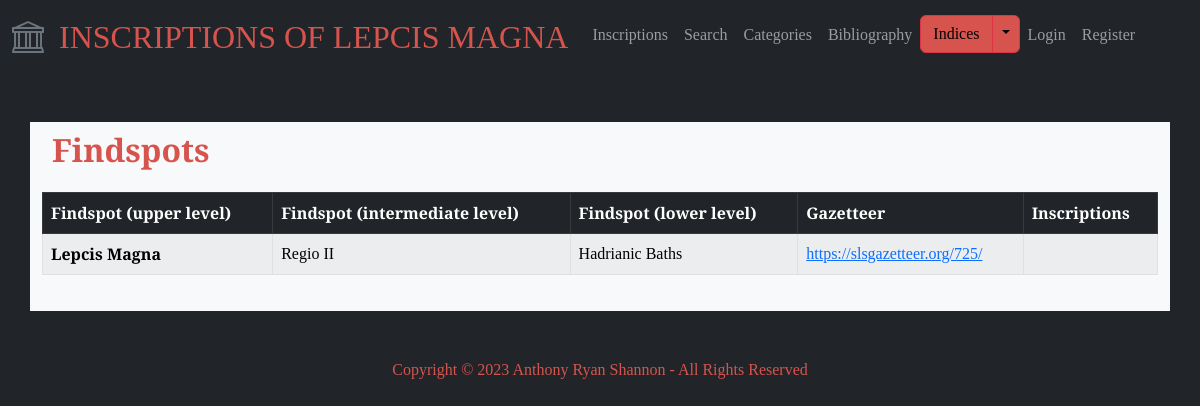
Page /findspots on the earlier database version.
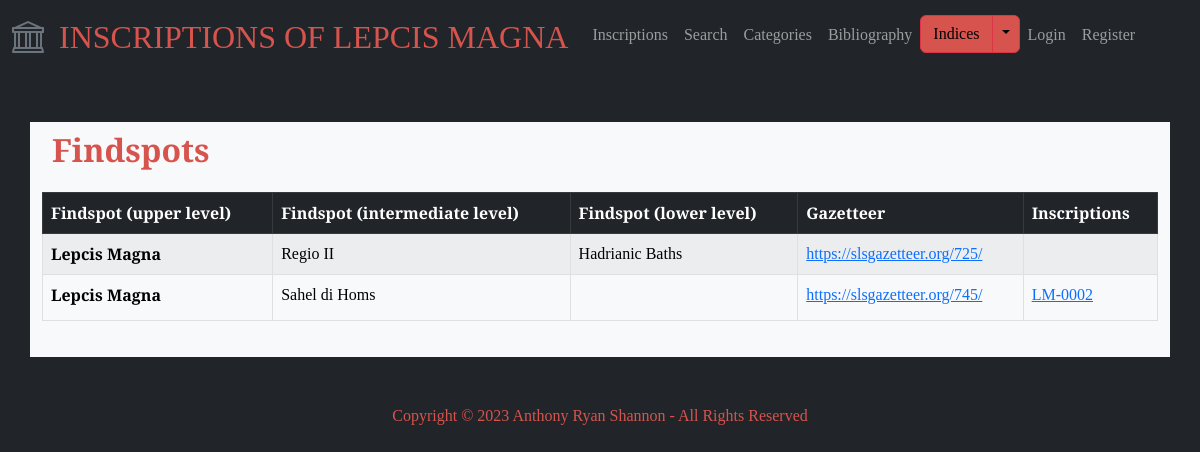
Same page on the later database version.
### lepcismagna/models.py (models this page shows, shortened)
class Findspot(models.Model):
    findspots_upper = models.CharField(max_length=255, blank=True)
    findspots_intermediate = models.CharField(max_length=255, blank=True)
    findspots_lower = models.CharField(max_length=255, blank=True)
    gazetteer = models.URLField(max_length=255, blank=True)
    inscriptions = models.ManyToManyField('Inscription', blank=True)

class Inscription(models.Model):
    entry_creation_time = models.DateTimeField(auto_now_add=True)
    entry_creator = models.ForeignKey(User, on_delete=models.CASCADE, blank=True, null=True)
    is_validated = models.BooleanField(default=False)
    inscription_id = models.CharField(max_length=20, blank=True)
    title = models.CharField(max_length=100, blank=True)
    description = models.TextField(blank=True)
    materials = models.ManyToManyField('Material', blank=True, related_name='materials')
    object_types = models.ManyToManyField('ObjectType', blank=True, related_name='object_types')
    text = models.TextField(blank=True)
    techniques = models.ManyToManyField('Technique', blank=True, related_name='techniques')
    letters = models.TextField(blank=True)
    languages = models.ManyToManyField('Language', blank=True, related_name='languages')
    date = models.CharField(max_length=50)
    findspot_desc = models.TextField(blank=True)
    associated_inscr = models.ManyToManyField('self', blank=True)
    original_location = models.CharField(max_length=255)
    last_recorded_location = models.CharField(max_length=255)
    repositories = models.ManyToManyField('Repository', blank=True, related_name='repositories')
    categories = models.ManyToManyField('Category', blank=True, related_name='categories')
    transcription_interpretive = models.TextField(blank=True)
    transcription_diplomatic = models.TextField(blank=True)
    transcription_appcrit = models.TextField(blank=True)
    translation_english = models.TextField(blank=True)
    commentary = models.TextField(blank=True)
    epigraphic_references = models.ManyToManyField('EpigraphicReference', blank=True, related_name='epigraphic_references')
    bibliography_text = models.TextField(blank=True)
    bibliography_entries = models.ManyToManyField('Bibliography', blank=True, related_name='bibliography_entries')
    images = models.ManyToManyField('Image', blank=True, related_name='images')
    abbreviations = models.ManyToManyField('Abbreviation', blank=True, related_name='abbreviations')
    age_at_death = models.ManyToManyField('AgeAtDeath', blank=True, related_name='age_at_death')
    divine_sacred_beings = models.ManyToManyField('DivineSacredBeing', blank=True, related_name='divine_sacred_beings')
    emperors_imperial_family = models.ManyToManyField('EmperorImperialFamily', blank=True, related_name='emperors_imperial_family')
    erasures = models.ManyToManyField('Erasure', blank=True, related_name='erasures')
    findspots = models.ManyToManyField('Findspot', blank=True, related_name='findspots')
    fragments = models.ManyToManyField('Fragment', blank=True, related_name='fragments')
    organizations = models.ManyToManyField('Organization', blank=True, related_name='organizations')
    people = models.ManyToManyField('Person', blank=True, related_name='people')
    personal_names = models.ManyToManyField('PersonalName', blank=True, related_name='personal_names')
    place_names = models.ManyToManyField('PlaceName', blank=True, related_name='place_names')
    symbols = models.ManyToManyField('Symbol', blank=True, related_name='symbols')
    words = models.ManyToManyField('Word', blank=True, related_name='words')

### lepcismagna/views.py (the view)
# urls.py: path("findspots", views.findspots, name="findspots"),
def findspots(request):
    findspots = Findspot.objects.all()
    return render(request, "lepcismagna/findspots.html", {"findspots": findspots})

### lepcismagna/templates/lepcismagna/findspots.html
{% extends "lepcismagna/layout.html" %} {% block body %}
<div class="index-header">
  <h2>Findspots</h2>
</div>
<table class="table table-striped table-hover table-bordered">
  <thead class="table-dark">
    <tr>
      <th scope="col">Findspot (upper level)</th>
      <th scope="col">Findspot (intermediate level)</th>
      <th scope="col">Findspot (lower level)</th>
      <th scope="col">Gazetteer</th>
      <th scope="col">Inscriptions</th>
    </tr>
  </thead>
  <tbody class="table-light">
    {% for findspot in findspots %}
    <tr>
      <th scope="row">{{ findspot.findspots_upper }}</th>
      <td>{{ findspot.findspots_intermediate }}</td>
      <td>{{ findspot.findspots_lower }}</td>
      <td><a href="{{ findspot.gazetteer }}">{{ findspot.gazetteer }}</a></td>
      <td>
        <ul id="index-inscription-list">
          {% for inscription in findspot.inscriptions.all %}
          <li class="inscription-list-item">
            <a href="{% url 'inscription_detail' inscription.inscription_id|default:'No inscription ID' %}">
              {{ inscription.inscription_id }}
            </a>
          </li>
          {% endfor %}
        </ul>
      </td>
    </tr>
    {% endfor %}
  </tbody>
</table>
{% endblock %}

Differences in the rows shown:
added Findspot: findspots_upper "Lepcis Magna", findspots_intermediate "Sahel di Homs", gazetteer "https://slsgazetteer.org/745/"
now on this page (row edited): Inscription: inscription_id "LM-0002"
